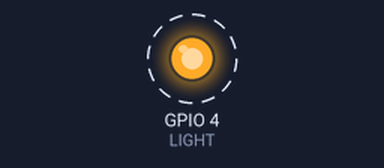
The program below on a simulated Raspberry Pi (BCM pin numbers). Parts: output pins drawn as LEDs (lit = HIGH). Dashed ring = blinking.

Above: at 0.2 s.
Timing chart, 0 to 3.0 s (numbered marks = the images above):
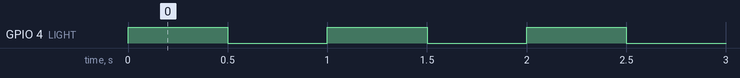

The program:

leddy.py
```python
import RPi.GPIO as GPIO
import time

GPIO.setmode(GPIO.BCM)
LIGHT = 4

GPIO.setup(LIGHT, GPIO.OUT)

while True:
    GPIO.output(LIGHT, True)
    time.sleep(0.5)
    GPIO.output(LIGHT, False)
    time.sleep(0.5)
```

Measured:
- by itself, GPIO 4 (LIGHT): alternates HIGH for 0.50 s and LOW for 0.50 s
